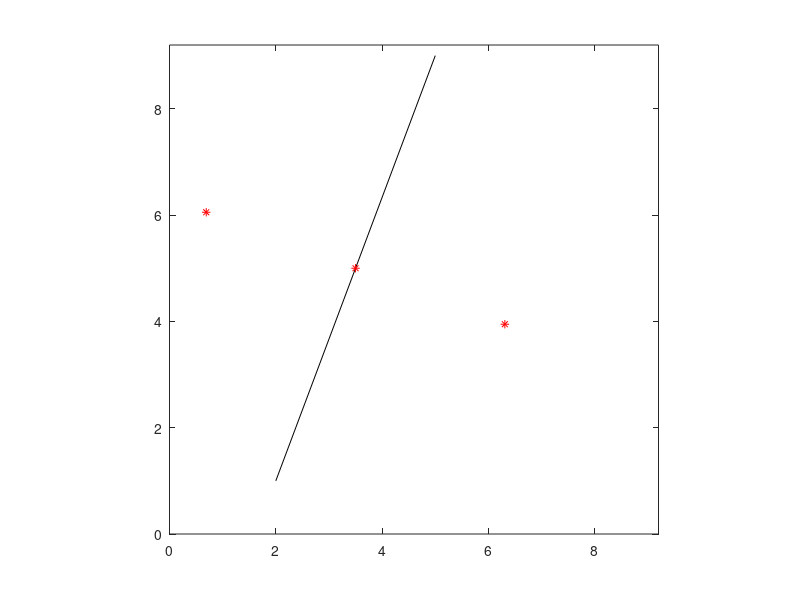

Write the MATLAB code that produced this figure.
x1 = 2; y1 = 1;
x2 = 5; y2 = 9;
% x2 = 1; y2 = 9;
figure;
plot([x1  x2],[y1  y2],'k-');
xlim([0  9.2]);  ylim([0  9.2]);
axis equal

hold on
xq = (x1 + x2)/2;   yq = (y1 + y2)/2; 
plot(xq,yq,'r*');
ang = atan2(x2-x1,y1-y2);
r = 3;
x3 = xq+cos(ang)*r;
y3 = yq+sin(ang)*r;
plot(x3,y3,'r*');
x4 = xq-cos(ang)*r;
y4 = yq-sin(ang)*r;
plot(x4,y4,'r*');
% testK = (y1-y2)/(x2-x1);

% syms x3  y3  k  r  xq  yq
% S = solve((y3-yq)==k*(x3-xq),(y3-yq)^2+(x3-xq)^2==r^2);
